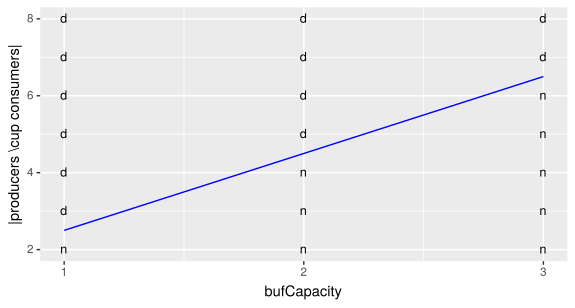

Generate this figure with R:
library(ggplot2)

data <- read.table(sep=",",header=T,text="vio,x,y
n, 1, 2
d, 1, 3
d, 1, 4
d, 1, 5
d, 1, 6
d, 1, 7
d, 1, 8
n, 2, 2
n, 2, 3
n, 2, 4
d, 2, 5
d, 2, 6
d, 2, 7
d, 2, 8
n, 3, 2
n, 3, 3
n, 3, 4
n, 3, 5
n, 3, 6
d, 3, 7
d, 3, 8")

ggplot(data, aes(x=x, y=y, shape=vio, group=vio)) +
  geom_point(size=3) +
  scale_shape_identity()+
  xlab("bufCapacity")+
  ylab("|producers \\cup consumers|")+
  annotate("segment", x = 1, xend = 3, y = 2.5, yend = 6.5,
           colour = "blue")+
  scale_x_continuous(breaks=c(1,2,3))
